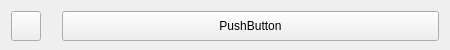
<?xml version="1.0" encoding="UTF-8"?>
<ui version="4.0">
 <class>Form</class>
 <widget class="QWidget" name="Form">
  <property name="geometry">
   <rect>
    <x>0</x>
    <y>0</y>
    <width>450</width>
    <height>50</height>
   </rect>
  </property>
  <property name="sizePolicy">
   <sizepolicy hsizetype="Preferred" vsizetype="MinimumExpanding">
    <horstretch>0</horstretch>
    <verstretch>0</verstretch>
   </sizepolicy>
  </property>
  <property name="minimumSize">
   <size>
    <width>0</width>
    <height>20</height>
   </size>
  </property>
  <property name="maximumSize">
   <size>
    <width>900</width>
    <height>50</height>
   </size>
  </property>
  <property name="windowTitle">
   <string>Form</string>
  </property>
  <layout class="QHBoxLayout" name="horizontalLayout">
   <item>
    <widget class="QPushButton" name="pushButton">
     <property name="enabled">
      <bool>true</bool>
     </property>
     <property name="sizePolicy">
      <sizepolicy hsizetype="Minimum" vsizetype="Fixed">
       <horstretch>0</horstretch>
       <verstretch>0</verstretch>
      </sizepolicy>
     </property>
     <property name="minimumSize">
      <size>
       <width>30</width>
       <height>30</height>
      </size>
     </property>
     <property name="maximumSize">
      <size>
       <width>30</width>
       <height>30</height>
      </size>
     </property>
     <property name="text">
      <string/>
     </property>
     <property name="icon">
      <iconset resource="../resources.qrc">
       <normaloff>:/plugins/crop_analysis_environment/icons/lallemand.png</normaloff>:/plugins/crop_analysis_environment/icons/lallemand.png</iconset>
     </property>
     <property name="iconSize">
      <size>
       <width>24</width>
       <height>24</height>
      </size>
     </property>
     <property name="checkable">
      <bool>true</bool>
     </property>
    </widget>
   </item>
   <item>
    <spacer name="horizontalSpacer">
     <property name="orientation">
      <enum>Qt::Horizontal</enum>
     </property>
     <property name="sizeType">
      <enum>QSizePolicy::Fixed</enum>
     </property>
     <property name="sizeHint" stdset="0">
      <size>
       <width>15</width>
       <height>20</height>
      </size>
     </property>
    </spacer>
   </item>
   <item>
    <widget class="QSplitter" name="splitter">
     <property name="minimumSize">
      <size>
       <width>350</width>
       <height>30</height>
      </size>
     </property>
     <property name="maximumSize">
      <size>
       <width>16777215</width>
       <height>16777215</height>
      </size>
     </property>
     <property name="orientation">
      <enum>Qt::Horizontal</enum>
     </property>
     <widget class="QPushButton" name="pushButton_2">
      <property name="text">
       <string>PushButton</string>
      </property>
     </widget>
    </widget>
   </item>
  </layout>
 </widget>
 <resources>
  <include location="../resources.qrc"/>
 </resources>
 <connections/>
</ui>
